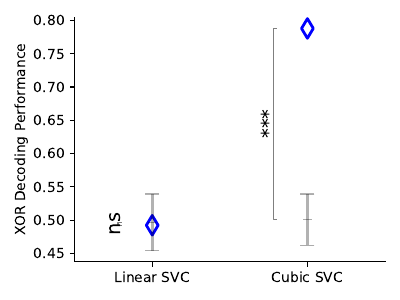

Write the Python code that produced this figure.
import matplotlib.pyplot as plt
import numpy as np
from decodanda import Decodanda, generate_synthetic_data
from decodanda.utilities import z_pval
from sklearn.svm import SVC
import seaborn as sns
from decodanda import plot_perfs_null_model_single

# In a low-dimensional geometry:
#   XOR should not be decodable with a linear decoder
#   XOR should be decodable with a non-linear decoder


def test_non_linear_decoder():
    np.random.seed(0)

    data = generate_synthetic_data(n_neurons=80, n_trials=100, rateB=0.3, rateA=0.3, keyA='stimulus',
                                   keyB='action', mixed_term=0)  # <- Low-D geometry

    XOR = [['11', '00'], ['01', '10']]

    f, ax = plt.subplots(figsize=(4, 3))
    ax.set_xticks([0, 1])
    ax.set_xticklabels(['Linear SVC', 'Cubic SVC'])
    ax.set_ylabel('XOR Decoding Performance')
    sns.despine(ax=ax)
    ax.set_xlim(-0.5, 1.5)

    # Linear SVC
    d = Decodanda(data=data, conditions={'action': [-1, 1], 'stimulus': [-1, 1]}, verbose=False)
    res, null = d.decode_with_nullmodel(dichotomy=XOR, training_fraction=0.8, nshuffles=20)

    assert z_pval(res, null)[1] > 0.05, "XOR should not be decodable with a linear SVC in a low-Dim geometry."

    plot_perfs_null_model_single(res, null, x=0, ax=ax)

    # Cubic SVC
    svc_2 = SVC(C=1.0, kernel='poly', degree=3, gamma=2)
    d = Decodanda(data=data, conditions={'action': [-1, 1], 'stimulus': [-1, 1]}, verbose=False,
                  classifier=svc_2)  # <- using the cubit classifier here
    res, null = d.decode_with_nullmodel(dichotomy=XOR, training_fraction=0.8, nshuffles=20)

    assert z_pval(res, null)[1] < 0.05, "XOR should be decodable with a cubic SVC in a low-Dim geometry."

    plot_perfs_null_model_single(res, null, x=1, ax=ax)

    f.savefig('./non_linear_classifier.pdf')


if __name__ == "__main__":
    test_non_linear_decoder()
    print("\nNon-linear Classifier Test Passed")
